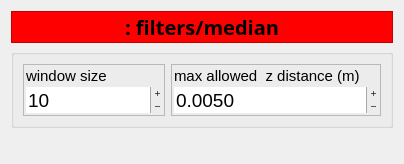
<?xml version="1.0" encoding="UTF-8"?>
<ui version="4.0">
 <class>MedianWidget</class>
 <widget class="QWidget" name="MedianWidget">
  <property name="enabled">
   <bool>true</bool>
  </property>
  <property name="geometry">
   <rect>
    <x>0</x>
    <y>0</y>
    <width>404</width>
    <height>164</height>
   </rect>
  </property>
  <layout class="QVBoxLayout" name="verticalLayout_4">
   <item>
    <widget class="QLabel" name="Title">
     <property name="sizePolicy">
      <sizepolicy hsizetype="Preferred" vsizetype="Fixed">
       <horstretch>0</horstretch>
       <verstretch>0</verstretch>
      </sizepolicy>
     </property>
     <property name="minimumSize">
      <size>
       <width>0</width>
       <height>32</height>
      </size>
     </property>
     <property name="maximumSize">
      <size>
       <width>16777215</width>
       <height>32</height>
      </size>
     </property>
     <property name="font">
      <font>
       <family>Oxygen-Sans</family>
       <pointsize>15</pointsize>
       <weight>75</weight>
       <bold>true</bold>
      </font>
     </property>
     <property name="styleSheet">
      <string notr="true">background-color: rgb(255, 0, 0);</string>
     </property>
     <property name="frameShape">
      <enum>QFrame::StyledPanel</enum>
     </property>
     <property name="frameShadow">
      <enum>QFrame::Raised</enum>
     </property>
     <property name="lineWidth">
      <number>3</number>
     </property>
     <property name="text">
      <string>: filters/median</string>
     </property>
     <property name="textFormat">
      <enum>Qt::PlainText</enum>
     </property>
     <property name="scaledContents">
      <bool>false</bool>
     </property>
     <property name="alignment">
      <set>Qt::AlignCenter</set>
     </property>
    </widget>
   </item>
   <item>
    <widget class="QGroupBox" name="params">
     <property name="sizePolicy">
      <sizepolicy hsizetype="Expanding" vsizetype="Maximum">
       <horstretch>0</horstretch>
       <verstretch>0</verstretch>
      </sizepolicy>
     </property>
     <property name="minimumSize">
      <size>
       <width>255</width>
       <height>0</height>
      </size>
     </property>
     <property name="font">
      <font>
       <pointsize>11</pointsize>
      </font>
     </property>
     <property name="contextMenuPolicy">
      <enum>Qt::NoContextMenu</enum>
     </property>
     <property name="title">
      <string/>
     </property>
     <property name="alignment">
      <set>Qt::AlignRight|Qt::AlignTop|Qt::AlignTrailing</set>
     </property>
     <property name="flat">
      <bool>true</bool>
     </property>
     <layout class="QGridLayout" name="gridLayout">
      <item row="0" column="0">
       <widget class="QFrame" name="sizeF">
        <property name="sizePolicy">
         <sizepolicy hsizetype="Preferred" vsizetype="Fixed">
          <horstretch>0</horstretch>
          <verstretch>0</verstretch>
         </sizepolicy>
        </property>
        <property name="minimumSize">
         <size>
          <width>115</width>
          <height>0</height>
         </size>
        </property>
        <property name="font">
         <font>
          <pointsize>11</pointsize>
         </font>
        </property>
        <property name="toolTip">
         <string>Median filter window size</string>
        </property>
        <property name="frameShape">
         <enum>QFrame::StyledPanel</enum>
        </property>
        <property name="frameShadow">
         <enum>QFrame::Raised</enum>
        </property>
        <layout class="QVBoxLayout" name="verticalLayout_2">
         <property name="spacing">
          <number>2</number>
         </property>
         <property name="leftMargin">
          <number>2</number>
         </property>
         <property name="topMargin">
          <number>2</number>
         </property>
         <property name="rightMargin">
          <number>2</number>
         </property>
         <property name="bottomMargin">
          <number>2</number>
         </property>
         <item>
          <widget class="QLabel" name="sizeL">
           <property name="font">
            <font>
             <pointsize>11</pointsize>
            </font>
           </property>
           <property name="frameShape">
            <enum>QFrame::NoFrame</enum>
           </property>
           <property name="frameShadow">
            <enum>QFrame::Plain</enum>
           </property>
           <property name="text">
            <string>window size</string>
           </property>
           <property name="textFormat">
            <enum>Qt::PlainText</enum>
           </property>
           <property name="alignment">
            <set>Qt::AlignLeading|Qt::AlignLeft|Qt::AlignTop</set>
           </property>
          </widget>
         </item>
         <item>
          <widget class="QSpinBox" name="size">
           <property name="font">
            <font>
             <pointsize>14</pointsize>
            </font>
           </property>
           <property name="wrapping">
            <bool>false</bool>
           </property>
           <property name="frame">
            <bool>false</bool>
           </property>
           <property name="buttonSymbols">
            <enum>QAbstractSpinBox::PlusMinus</enum>
           </property>
           <property name="minimum">
            <number>1</number>
           </property>
           <property name="maximum">
            <number>100000</number>
           </property>
           <property name="value">
            <number>10</number>
           </property>
          </widget>
         </item>
        </layout>
       </widget>
      </item>
      <item row="0" column="1">
       <widget class="QFrame" name="maxF">
        <property name="sizePolicy">
         <sizepolicy hsizetype="Preferred" vsizetype="Fixed">
          <horstretch>0</horstretch>
          <verstretch>0</verstretch>
         </sizepolicy>
        </property>
        <property name="minimumSize">
         <size>
          <width>210</width>
          <height>0</height>
         </size>
        </property>
        <property name="font">
         <font>
          <pointsize>11</pointsize>
         </font>
        </property>
        <property name="toolTip">
         <string>Maximum distance a point allowed to move along the Z axis</string>
        </property>
        <property name="frameShape">
         <enum>QFrame::StyledPanel</enum>
        </property>
        <property name="frameShadow">
         <enum>QFrame::Raised</enum>
        </property>
        <layout class="QVBoxLayout" name="verticalLayout_3">
         <property name="spacing">
          <number>2</number>
         </property>
         <property name="leftMargin">
          <number>2</number>
         </property>
         <property name="topMargin">
          <number>2</number>
         </property>
         <property name="rightMargin">
          <number>2</number>
         </property>
         <property name="bottomMargin">
          <number>2</number>
         </property>
         <item>
          <widget class="QLabel" name="maxL">
           <property name="minimumSize">
            <size>
             <width>200</width>
             <height>0</height>
            </size>
           </property>
           <property name="font">
            <font>
             <pointsize>11</pointsize>
            </font>
           </property>
           <property name="frameShape">
            <enum>QFrame::NoFrame</enum>
           </property>
           <property name="frameShadow">
            <enum>QFrame::Plain</enum>
           </property>
           <property name="text">
            <string>max allowed  z distance (m)</string>
           </property>
           <property name="textFormat">
            <enum>Qt::PlainText</enum>
           </property>
           <property name="alignment">
            <set>Qt::AlignLeading|Qt::AlignLeft|Qt::AlignTop</set>
           </property>
          </widget>
         </item>
         <item>
          <widget class="QDoubleSpinBox" name="max_dist">
           <property name="font">
            <font>
             <pointsize>14</pointsize>
            </font>
           </property>
           <property name="wrapping">
            <bool>false</bool>
           </property>
           <property name="frame">
            <bool>false</bool>
           </property>
           <property name="buttonSymbols">
            <enum>QAbstractSpinBox::PlusMinus</enum>
           </property>
           <property name="decimals">
            <number>4</number>
           </property>
           <property name="minimum">
            <double>0.000000000000000</double>
           </property>
           <property name="maximum">
            <double>900.000000000000000</double>
           </property>
           <property name="singleStep">
            <double>0.001000000000000</double>
           </property>
           <property name="value">
            <double>0.005000000000000</double>
           </property>
          </widget>
         </item>
        </layout>
       </widget>
      </item>
     </layout>
    </widget>
   </item>
   <item>
    <spacer name="verticalSpacer">
     <property name="orientation">
      <enum>Qt::Vertical</enum>
     </property>
     <property name="sizeHint" stdset="0">
      <size>
       <width>20</width>
       <height>40</height>
      </size>
     </property>
    </spacer>
   </item>
  </layout>
 </widget>
 <resources>
  <include location="../../resources/resources.qrc"/>
  <include location="../../../../pacman_vision/resources/resources.qrc"/>
 </resources>
 <connections/>
</ui>
